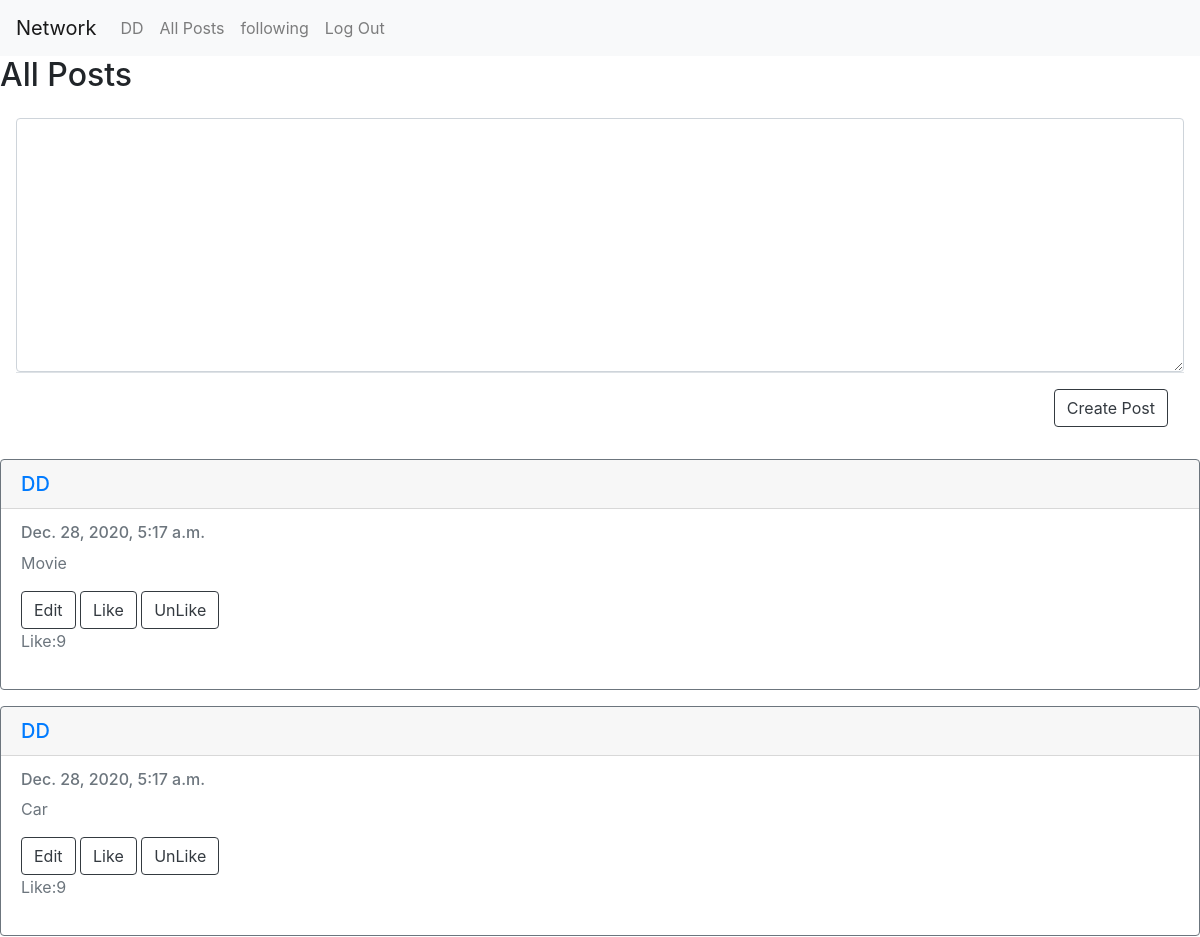
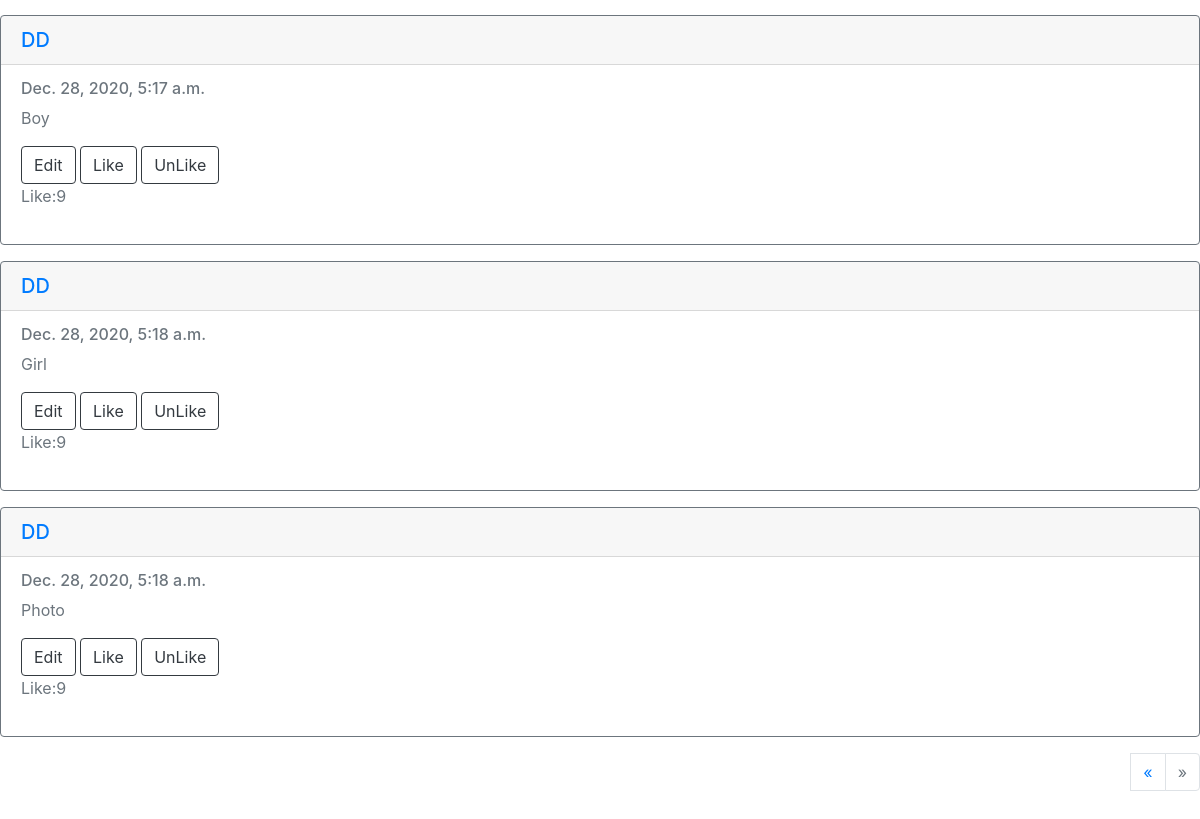
The app's page /all?page=2 (signed in) with its own data (2 pictures, top to bottom).
### network/models.py (models this page shows, shortened)
class User(AbstractUser):
    pass

class Item(models.Model):
    owner = models.ForeignKey(User, on_delete=models.CASCADE)
    post = models.CharField(max_length=500, null=True, blank=True)
    timestamp = models.DateTimeField(default=timezone.now)

### network/views.py (the view)
# urls.py: path("all",views.allpost, name="allpost"),
def allpost(request):
           user=request.user
           posts = Item.objects.all()
           ll = Lk.objects.filter(Users=user).count()
           paginator = Paginator(posts, 10)
           if request.GET.get("page") != None:
               try:
                   posts = paginator.page(request.GET.get("page"))
               except:
                   posts = paginator.page(1)
           else:
               posts = paginator.page(1)
           return render(request, "network/Post.html", {'posts': posts, 'll': ll})

### network/templates/network/Post.html (shortened to what this page needs)
{% extends "network/layout.html" %}
{% load static %}
{% block body %}
<h2>All Posts</h2>
 <div class="modal-body">
   <form method="post" action="{% url 'addpost'  %}">
<textarea rows="10" class="form-control" name="textarea"></textarea>
              <div class="modal-footer"><button class="btn btn-outline-dark save" type="submit" value="Create">Create Post</button>
             </div>
     </form>
      </div>
  <div class="modal-dialog">
      <div class="modal-header">
          {% for post in posts %}
            <div class="card border-secondary mb-3">
            <h5 class="card-header"><a href="{% url 'userprofile' username=post.owner %}">{{post.owner}}</a></h5>
            <div class="card-body text-secondary">
                <h6 class="card-subtitle mb-2 text-muti">{{post.timestamp}}</h6>
                <p class="card-text">{{post.post}}</p>
                 <a href="{% url 'edit'  post.id   %}"><button class="btn btn-outline-dark save"  value="Edit" >Edit</button></a>
             <a href="{% url 'lk'  post.id   %}"><button class="btn btn-outline-dark save" id=lk   value="Like" >Like</button></a>
             <a href="{% url 'unlike'  post.id   %}"><button class="btn btn-outline-dark save" id=lks value="UnLike" >UnLike</button></a>
             <p>Like:{{ll}}</p>
              </div>
            </div>
              </div>
{% endfor %}
      <div class="d-flex justify-content-end my-3">
  <nav aria-label="Page navigation ">
    <ul class="pagination">
    {% if posts.has_previous %}
    <li class="page-item">
      <li class="page-item">
        <a class="page-link" href="?page={{posts.previous_page_number}}" aria-label="Previous">
          <span aria-hidden="true">&laquo;</span>
        </a>
      </li>
      {%endif%}
{% if posts.has_next %}
      <li class="page-item">
        <a class="page-link" href="?page={{posts.next_page_number}}" aria-label="Next">
          <span aria-hidden="true">&raquo;</span>
          <span class="sr-only">Next</span>
        </a>
      </li>
      {%else%}
       <li class="page-item disabled">
        <a class="page-link" href="#" aria-label="Next">
          <span aria-hidden="true">&raquo;</span>
        </a>
      </li>
      {%endif%}
    </ul>
  </nav>
</div>
{% endblock %}

### network/templates/network/layout.html (shortened to what this page needs)
{% load static %}
<!DOCTYPE html>
<html lang="en">
    <head>
        <link rel="stylesheet" href="https://stackpath.bootstrapcdn.com/bootstrap/4.4.1/css/bootstrap.min.css">
        <link href="{% static 'network/styles.css' %}" rel="stylesheet">
    </head>
    <body>
        <nav class="navbar navbar-expand-lg navbar-light bg-light">
            <a class="navbar-brand" href="#">Network</a>
            <div>
              <ul class="navbar-nav mr-auto">
                {% if user.is_authenticated %}
                    <li class="nav-item">
                        <a class="nav-link" href="{% url 'userprofile' user.username %}">{{user.username}}</a>
                    </li>
                {% endif %}
                <li class="nav-item">
                  <a class="nav-link"  href="{% url 'allpost'  %}">All Posts</a>
                    </li>
                    <li class="nav-item">
                  <a class="nav-link"  href="{% url 'following'  user.username %}">following</a>
                    </li>
                {% if user.is_authenticated %}
                    <li class="nav-item">
                        <a class="nav-link" href="{% url 'logout' %}">Log Out</a>
                    </li>
                {% endif %}
              </ul>
            </div>
          </nav>
        <div class="body">
            {% block body %}
            {% endblock %}
    </body>
</html>

### records on screen
User: username "DD"
Item: owner "DD", timestamp "Dec. 28, 2020, 5:17 a.m.", post "Movie", ll "9"
Item: owner "DD", timestamp "Dec. 28, 2020, 5:17 a.m.", post "Car", ll "9"
Item: owner "DD", timestamp "Dec. 28, 2020, 5:17 a.m.", post "Boy", ll "9"
Item: owner "DD", timestamp "Dec. 28, 2020, 5:18 a.m.", post "Girl", ll "9"
Item: owner "DD", timestamp "Dec. 28, 2020, 5:18 a.m.", post "Photo", ll "9"
